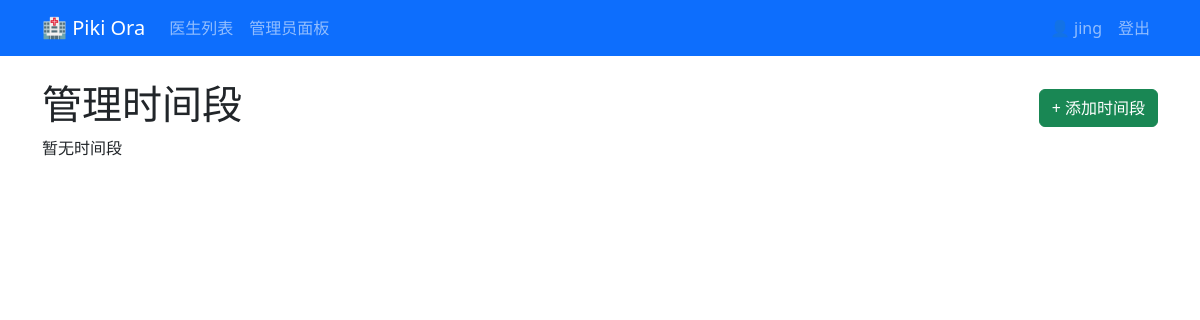
The app's page /admin-dashboard/slots/ (signed in), older data.
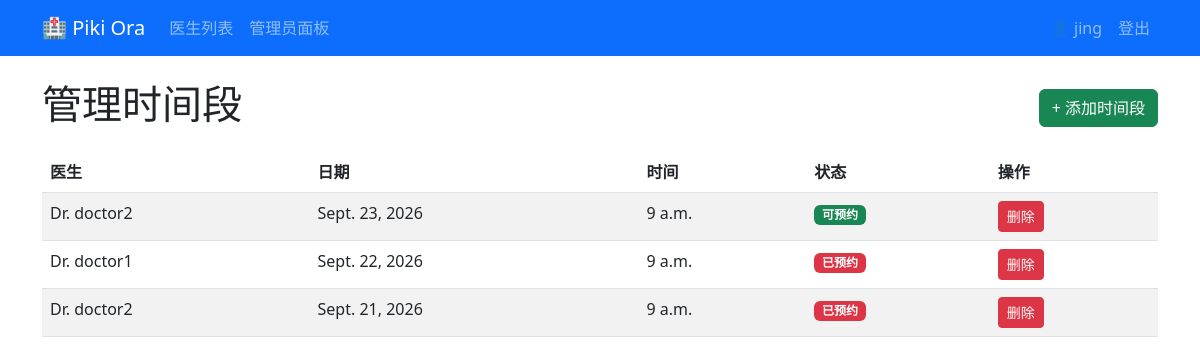
The same page, newer data.
### blog/models.py (models this page shows, shortened)
class TimeSlot(models.Model):
    doctor = models.ForeignKey(
        Doctor,
        on_delete=models.CASCADE,
        related_name='time_slots'
    )
    date = models.DateField()
    start_time = models.TimeField()
    is_available = models.BooleanField(default=True)
    created_at = models.DateTimeField(auto_now_add=True)
    class Meta:
        unique_together = ['doctor', 'date', 'start_time']
        ordering = ['date', 'start_time']

class Doctor(models.Model):
    user = models.OneToOneField(
        User,
        on_delete=models.CASCADE,
        related_name='doctor_profile'
    )
    specialty = models.CharField(max_length=100)
    phone = models.CharField(max_length=20)
    bio = models.TextField(blank=True)
    created_at = models.DateTimeField(auto_now_add=True)
    class Meta:
        ordering = ['-created_at']

### blog/views.py (the view)
# urls.py: path('admin-dashboard/slots/', views.manage_slots, name='manage_slots'),
@login_required
@user_passes_test(is_admin)
def manage_slots(request):
    slots = TimeSlot.objects.all().order_by('-date', '-start_time')
    return render(request, 'manage_slots.html', {'slots': slots})

### blog/views.py (called while the page is built)
def is_admin(user):
    return user.is_superuser

### templates/manage_slots.html (shortened to what this page needs)
{% extends 'base.html' %}
{% block content %}
<div class="d-flex justify-content-between align-items-center">
    <h1>管理时间段</h1>
    <a href="{% url 'add_slot' %}" class="btn btn-success">+ 添加时间段</a>
</div>
{% if slots %}
    <table class="table table-striped mt-3">
        <thead>
            <tr>
                <th>医生</th>
                <th>日期</th>
                <th>时间</th>
                <th>状态</th>
                <th>操作</th>
            </tr>
        </thead>
        <tbody>
            {% for slot in slots %}
                <tr>
                    <td>Dr. {{ slot.doctor.user.username }}</td>
                    <td>{{ slot.date }}</td>
                    <td>{{ slot.start_time }}</td>
                    <td>
                        {% if slot.is_available %}
                            <span class="badge bg-success">可预约</span>
                        {% else %}
                            <span class="badge bg-danger">已预约</span>
                        {% endif %}
                    </td>
                    <td>
                        <form action="{% url 'delete_slot' slot.id %}"
                              method="post"
                              style="display: inline;">
                            <button type="submit"
                                    class="btn btn-danger btn-sm"
                                    onclick="return confirm('确定要删除吗？')">
                                删除
                            </button>
                        </form>
                    </td>
                </tr>
            {% endfor %}
        </tbody>
    </table>
{% else %}
    <p>暂无时间段</p>
{% endif %}
{% endblock %}

### templates/base.html (shortened to what this page needs)
{% load static %}
<!DOCTYPE html>
<html lang="en">
<head>
    <link href="https://cdn.jsdelivr.net/npm/bootstrap@5.3.0/dist/css/bootstrap.min.css" rel="stylesheet">
</head>
<body>
    <nav class="navbar navbar-expand-lg navbar-dark bg-primary">
        <div class="container">
            <a class="navbar-brand" href="{% url 'home' %}">🏥 Piki Ora</a>
            <ul class="navbar-nav me-auto">
                <li class="nav-item"><a class="nav-link" href="{% url 'doctor_list' %}">医生列表</a></li>
                {% if user.is_authenticated %}
                    {% if user.is_superuser %}
                        <li class="nav-item"><a class="nav-link" href="{% url 'admin_dashboard' %}">管理员面板</a></li>
                    {% elif user.is_staff %}
                        <li class="nav-item"><a class="nav-link" href="{% url 'doctor_set_slot' %}">设置时间段</a></li>
                        <li class="nav-item"><a class="nav-link" href="{% url 'doctor_appointments' %}">我的预约</a></li>
                    {% else %}
                        <li class="nav-item"><a class="nav-link" href="{% url 'my_appointments' %}">我的预约</a></li>
                    {% endif %}
                {% endif %}
            </ul>
            <ul class="navbar-nav">
                {% if user.is_authenticated %}
                    <li class="nav-item"><span class="nav-link">👤 {{ user.username }}</span></li>
                    <li class="nav-item"><a class="nav-link" href="{% url 'logout' %}">登出</a></li>
                {% else %}
                    <li class="nav-item"><a class="nav-link" href="{% url 'login' %}">登录</a></li>
                    <li class="nav-item"><a class="nav-link" href="{% url 'register' %}">注册</a></li>
                {% endif %}
            </ul>
        </div>
    </nav>
    <div class="container mt-4">
        {% block content %}{% endblock %}
    </div>
</body>
</html>

Row changes from the older to the newer data that the page shows:
added TimeSlot: doctor.user.username "doctor2", date "Sept. 23, 2026", start_time "9 a.m.", is_available "可预约"
added TimeSlot: doctor.user.username "doctor1", date "Sept. 22, 2026", start_time "9 a.m.", is_available "已预约"
added TimeSlot: doctor.user.username "doctor2", date "Sept. 21, 2026", start_time "9 a.m.", is_available "已预约"
Text that changed along with them:
text no longer shown: "暂无时间段"
text now shown: "医生 日期 时间 状态 操作"
